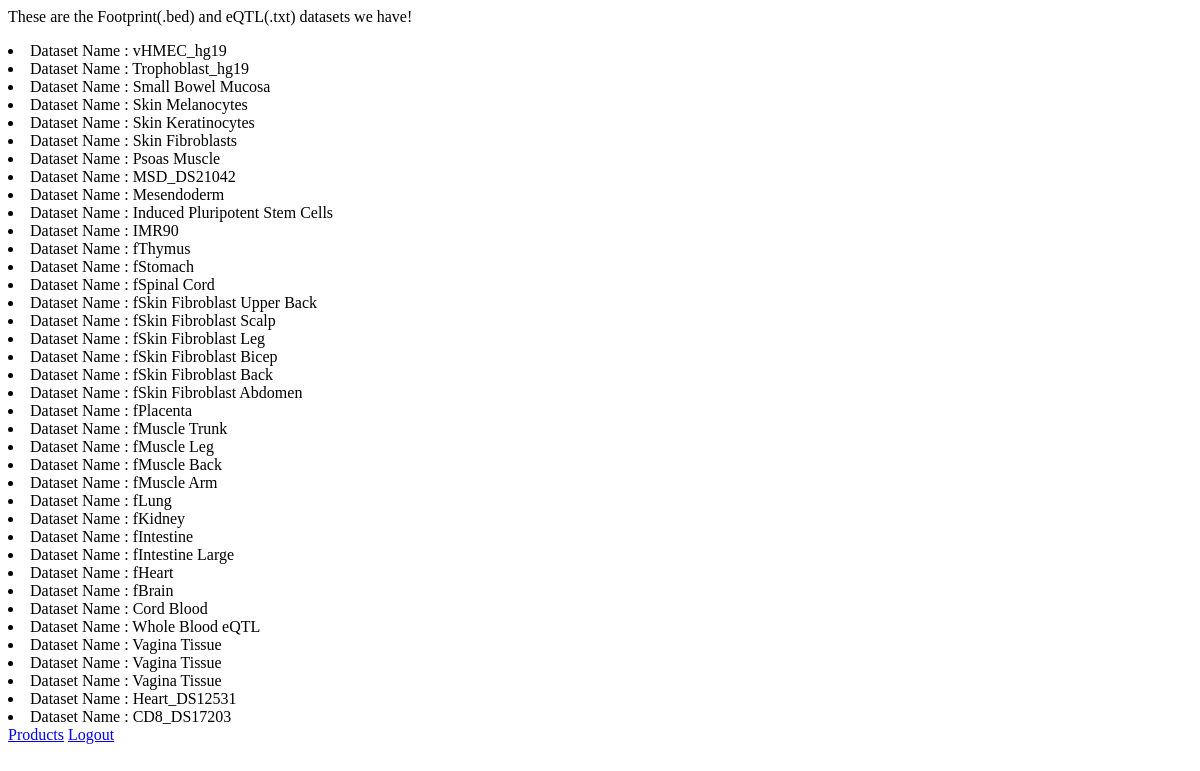
The page /dataset on the database its author committed.
### dataset/models.py (models this page shows, shortened)
class Dataset(models.Model):
    filename = models.CharField(max_length=64, default="")
    file = models.FileField(upload_to='dataset/datasetfiles')

class UploadDataset(models.Model):
    name = models.CharField(max_length=50)
    file = models.FileField(upload_to='dataset/datasetfiles')
    class Meta:
        db_table = "upload"

### dataset/views.py (the view)
# urls.py: path("dataset", views.dataset, name="dataset"),
def dataset(request):
    context = {
        "dataset": Dataset.objects.all(),
        "uploadeddataset": UploadDataset.objects.all()
    }
    return render(request, "dataset/datasetnames.html", context)

### dataset/templates/dataset/datasetnames.html (shortened to what this page needs)
<html>
    <head>
    </head>
    <body>
      <p>These are the Footprint(.bed) and eQTL(.txt) datasets we have!</p>
          {% for dataset in dataset %}
            <li>
              Dataset Name : {{ dataset.filename }}
            </li>
          {% endfor %}
          {% for uploaddataset in uploadeddataset %}
            <li>
              Dataset Name : {{ uploaddataset.name }}
            </li>
          {% endfor %}
      <a href="{% url 'products' %}">Products</a>
      <a href="{% url 'logout' %}">Logout</a>
    </body>
</html>

### rows shown on the page
Dataset: filename "vHMEC_hg19"
Dataset: filename "Trophoblast_hg19"
Dataset: filename "Small Bowel Mucosa"
Dataset: filename "Skin Melanocytes"
Dataset: filename "Skin Keratinocytes"
Dataset: filename "Skin Fibroblasts"
Dataset: filename "Psoas Muscle"
Dataset: filename "MSD_DS21042"
Dataset: filename "Mesendoderm"
Dataset: filename "Induced Pluripotent Stem Cells"
Dataset: filename "IMR90"
Dataset: filename "fThymus"
Dataset: filename "fStomach"
Dataset: filename "fSpinal Cord"
Dataset: filename "fSkin Fibroblast Upper Back"
Dataset: filename "fSkin Fibroblast Scalp"
Dataset: filename "fSkin Fibroblast Leg"
Dataset: filename "fSkin Fibroblast Bicep"
Dataset: filename "fSkin Fibroblast Back"
Dataset: filename "fSkin Fibroblast Abdomen"
Dataset: filename "fPlacenta"
Dataset: filename "fMuscle Trunk"
Dataset: filename "fMuscle Leg"
Dataset: filename "fMuscle Back"
Dataset: filename "fMuscle Arm"
Dataset: filename "fLung"
Dataset: filename "fKidney"
Dataset: filename "fIntestine"
Dataset: filename "fIntestine Large"
Dataset: filename "fHeart"
Dataset: filename "fBrain"
UploadDataset: name "Cord Blood"
UploadDataset: name "Whole Blood eQTL"
UploadDataset: name "Vagina Tissue"
UploadDataset: name "Vagina Tissue"
UploadDataset: name "Vagina Tissue"
UploadDataset: name "Heart_DS12531"
UploadDataset: name "CD8_DS17203"
